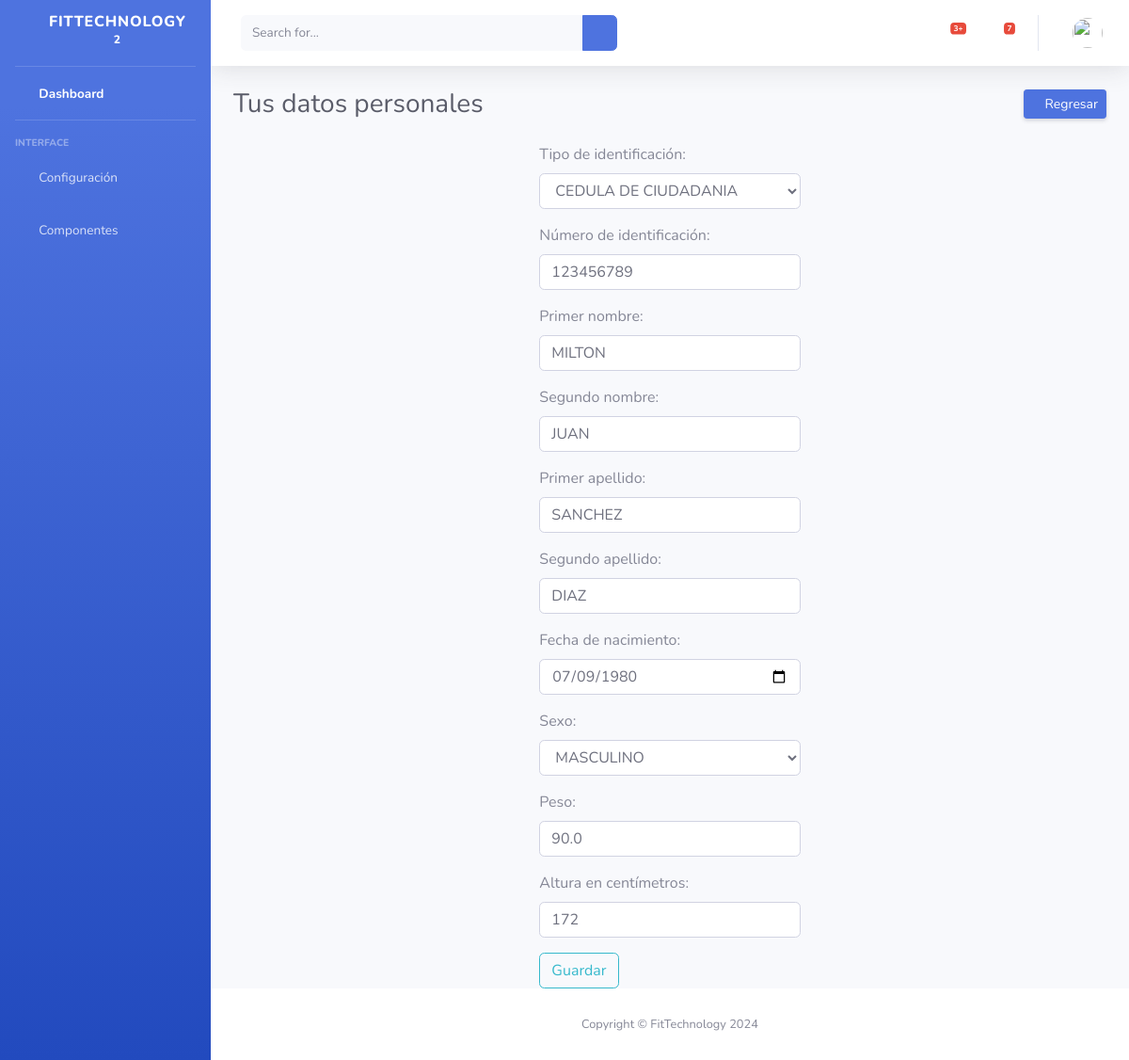
/gestion/datopersona-edit/1 (signed in), run on the app's committed database.
### gestion/models.py (models this page shows, shortened)
class DatosPersona(models.Model):
    TIPOID = [
        ('RC', 'REGISTRO CIVIL'),
        ('TI', 'TARJETA DE IDENTIDAD'),
        ('CC', 'CEDULA DE CIUDADANIA'),
        ('PA', 'PASAPORTE'),
        ('CE', 'CEDULA DE EXTRANJERIA'),
        ('PE', 'PERMISO ESPECIAL')
    ]
    SEXO = [
        ('F', 'FEMENINO'),
        ('M', 'MASCULINO'),
    ]
    tipo_identificacion = models.CharField('Tipo de identificación', max_length=2, choices=TIPOID)
    identificacion = models.CharField('Número de identificación', max_length=25, db_index=True)
    primer_nombre = models.CharField('Primer nombre', max_length=100)
    segundo_nombre = models.CharField('Segundo nombre', max_length=100, blank=True, null=True)
    primer_apellido = models.CharField('Primer apellido', max_length=100)
    segundo_apellido = models.CharField('Segundo apellido', max_length=100, blank=True, null=True)
    fecha_nacimiento = models.DateField('Fecha de nacimiento')
    edad = models.IntegerField('Edad', default=0, blank=True, null=True)
    sexo = models.CharField('Sexo', max_length=2, choices=SEXO)
    peso = models.FloatField('Peso', blank=True, null=True)
    altura = models.IntegerField('Altura en centímetros', blank=True, null=True)
    imc = models.FloatField('IMC', default=0)
    es_estudiante = models.BooleanField('Es estudiante', default=False)
    created = models.DateTimeField(auto_now_add=True, verbose_name="Fecha de creación")
    updated = models.DateTimeField(auto_now=True, verbose_name="Fecha de edición")
    clasificacion = models.ForeignKey(Clasificacion, on_delete=models.PROTECT, blank=True, null=True)
    user = models.ForeignKey(User, on_delete=models.PROTECT)
    objects = models.Manager()
    class Meta:
        ordering = ["identificacion"]

### gestion/views.py (the view)
# urls.py: path('datopersona-edit/<int:pk>', EditDatoPersona.as_view(), name='datopersona-edit'),
class EditDatoPersona(UpdateView):
    model = DatosPersona
    form_class = DatosPersonaForm
    success_url = reverse_lazy("datopersona-detalle")
    @method_decorator(login_required(login_url=LOGOUT_REDIRECT_URL))
    def dispatch(self, request, *args, **kwargs):
        if not request.user.has_perm('gestion.change_datospersona'):
            return redirect(LOGIN_REDIRECT_URL)
        return super(EditDatoPersona, self).dispatch(request, *args, **kwargs)

### gestion/templates/gestion/datospersona_form.html
{% extends "gestion/base.html" %}
{% load static from static %}
{% block content %}
<div class="container-fluid">
    <div class="d-sm-flex align-items-center justify-content-between mb-4">
        <h1 class="h3 mb-0 text-gray-800">Tus datos personales</h1>
        <a href="{% url 'datopersona-detalle' %}" class="d-none d-sm-inline-block btn btn-sm btn-primary shadow-sm">
            <i class="fas fa-sync-alt fa-sm text-white-50"></i>
            Regresar
        </a>
    </div>
    <div class="container-fluid">
        <div class="row">
            <div class="col-md-4"></div>
            <div class="col-md-4">
                <form method="post">{% csrf_token %}
                    {{ form.as_p }}
                    <input type="submit" value="Guardar" class="btn btn-outline-info">
                </form>
            </div>
            <div class="col-md-4"></div>
        </div>
    </div>
</div>
{% endblock %}

### data on the page
DatosPersona: tipo_identificacion "CEDULA DE CIUDADANIA", identificacion "123456789", primer_nombre "MILTON", segundo_nombre "JUAN", primer_apellido "SANCHEZ", segundo_apellido "DIAZ", fecha_nacimiento "07/09/1980", sexo "MASCULINO", peso "90.0", altura "172"
